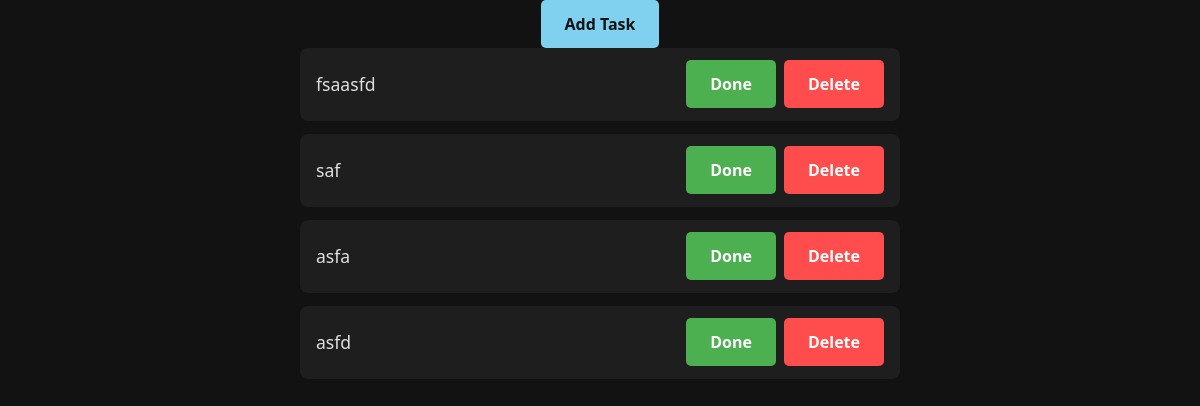
/todo/list/ (signed in), run on an earlier commit of the app's database.
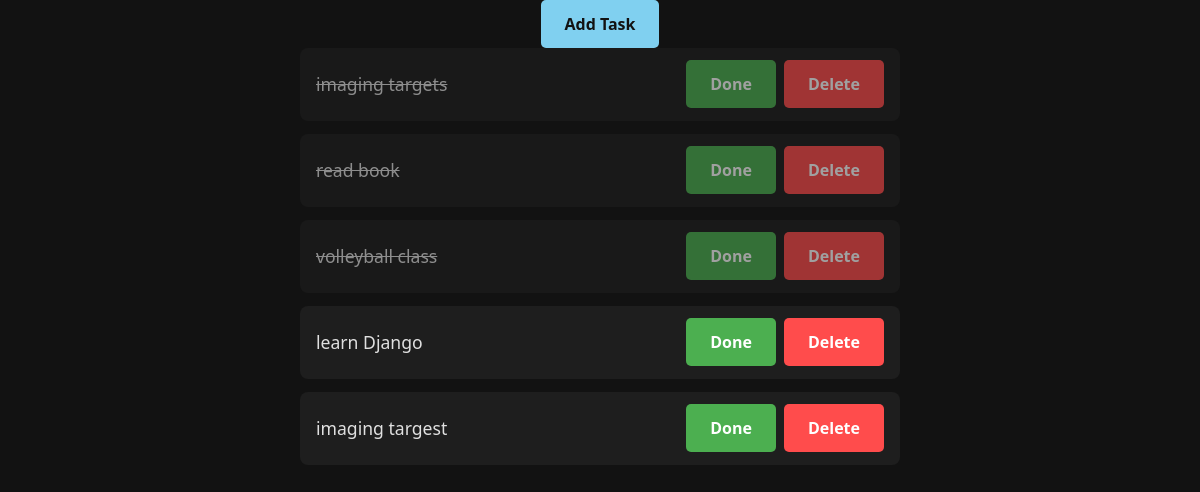
And on a later commit of the database.
### todo/models.py (models this page shows, shortened)
class Task(models.Model):
    author = models.ForeignKey(get_user_model(), on_delete=models.CASCADE)
    title = models.CharField(max_length=100)
    is_done = models.BooleanField(default=False)
    created_at = models.DateTimeField(auto_now_add=True)
    updated_at = models.DateTimeField(auto_now=True)

### todo/views.py (the view)
# urls.py: path('list/', views.TaskListView.as_view(), name='task-list'),
class TaskListView(LoginRequiredMixin, ListView):
    model = Task
    context_object_name = 'tasks'
    def get_queryset(self):
        return Task.objects.filter(author=self.request.user).order_by('created_at')

### templates/todo/task_list.html (shortened to what this page needs)
{% extends '../parent/base.html' %}
{% block content %}
    <div class="task-header">
        <a href="{% url 'todo:task-create' %}" class="btn btn-add">Add Task</a>
    </div>
    <ul class="task-list">
    {% for task in tasks %}
        <li class="task-item {% if task.is_done %}done{% endif %}">
            <span class="task-title">
                {% if task.is_done %}
                    <s>{{ task.title }}</s>
                {% else %}
                    {{ task.title }}
                {% endif %}
            </span>
            <div class="task-actions">
                <a href="{% url 'todo:task-update' pk=task.id %}" class="btn btn-done">Done</a>
                <a href="{% url 'todo:task-delete' pk=task.id %}" class="btn btn-delete">Delete</a>
            </div>
        </li>
    {% endfor %}
    </ul>
{% endblock %}

What changed in the data, as far as the page shows it:
removed Task: title "fsaasfd"
removed Task: title "saf"
removed Task: title "asfa"
removed Task: title "asfd"
added Task: title "imaging targets", is_done True (drawn)
added Task: title "read book", is_done True (drawn)
added Task: title "volleyball class", is_done True (drawn)
added Task: title "learn Django"
added Task: title "imaging targest"
